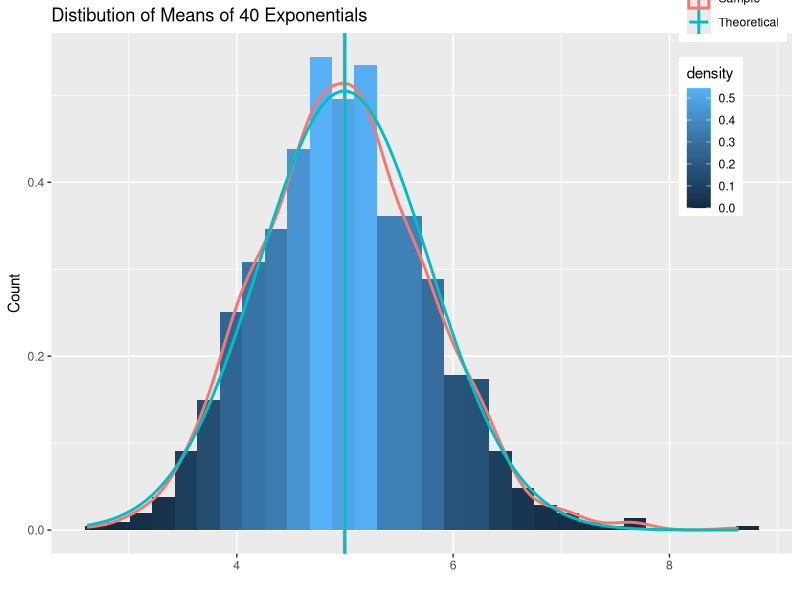

Reproduce this figure in R.
## ---- chunk 1
knitr::opts_chunk$set(echo = TRUE)
library(ggplot2)
## ---- chunk 2
# Set the seed for randomly generated exponentials
set.seed(400)

# Parameters for simulation
lambda <- 0.2
n <- 40
sim <- 1:1000

# Simulate population
pop_sim <- data.frame(runs = sapply(sim, function(x){mean(rexp(n, lambda))}))

# Summarize simulation results
summary(pop_sim)
## ---- chunk 3
#Calculate the sample/theoretical mean, variance, and standard deviation
sample_mean <- mean(pop_sim$runs)
theoretical_mean <- 1/lambda

sample_variance <- var(pop_sim$runs)
theoretical_variance <- ((1/lambda)^2)/n

sample_sd = sd(pop_sim$runs)
theoretical_sd = (1/lambda)/sqrt(n)

# Display a list of the sample/theoretical mean and variance
rbind(sample_mean, theoretical_mean, sample_variance, theoretical_variance)

# Display 95% confidence interval
t.test(pop_sim$runs)$conf.int
## ---- chunk 4

# Plot histogram of means
ggplot(data=pop_sim, aes(runs)) +
  geom_histogram(aes(y=..density.., fill=..density..), bins=30) +
  geom_density(aes(colour="a"), size=1) +
  stat_function(fun=dnorm, args=list(mean=sample_mean,sd=sample_sd),aes(color="b"), size=1) +
  geom_vline(aes(xintercept=sample_mean, color="a"), size=1) +
  geom_vline(aes(xintercept=theoretical_mean, color="b"), size=1) +
  scale_color_discrete(name = "Density", labels = c("Sample", "Theoretical")) +
  theme(legend.position=c(.92, .9)) +
  labs(title="Distibution of Means of 40 Exponentials", x="", y="Count")
